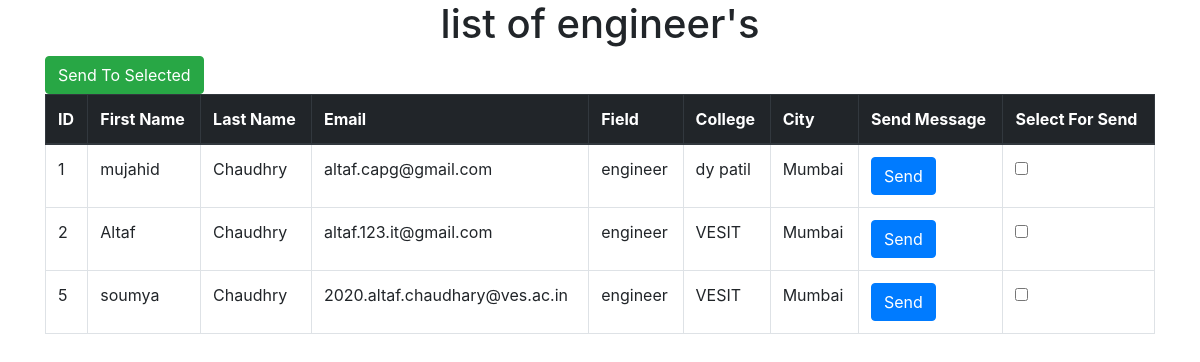
The app's page /engineer with its own data.
### studentapp/models.py (models this page shows, shortened)
class Student(models.Model):
    first_name = models.CharField(max_length=30)
    last_name = models.CharField(max_length=30)
    email = models.CharField(max_length=30)
    field = models.CharField(max_length=30)
    college = models.CharField(max_length=30)
    city = models.CharField(max_length=30)

### studentapp/views.py (the view)
# urls.py: path('engineer', views.engineer),
def engineer(request):
    record= Student.objects.filter(field="engineer")
    return render(request,'engineer.html', {'record':record})

### templates/engineer.html (shortened to what this page needs)
<!doctype html>
<html lang="en">
  <head>
    <link rel="stylesheet" href="https://cdn.jsdelivr.net/npm/bootstrap@4.1.3/dist/css/bootstrap.min.css">
  </head>
  <body>
    <h1 class="text-center">list of engineer's</h1>
    <div class="container">
        <form action="mail" method="post"> {% csrf_token %}
          <table class="table table-bordered">
            <thead class="thead-dark">
              <tr>
                <button type="button" class="btn btn-success " data-toggle="modal" data-target="#myModal">
                  Send To Selected
                </button>
              <br>
              </tr>
              <tr>
                <th>ID</th>
                <th>First Name</th>
                <th>Last Name</th>
                <th>Email</th>
                <th>Field</th>
                <th>College</th>
                <th>City</th>
                <th>Send Message</th>
                <th>Select For Send </th>
              </tr>
            </thead>
            <tbody>
                 {%for item in record%}
                <tr>
                  <td>{{item.id}}</td>
                  <td>{{item.first_name }}</td>
                  <td>{{item.last_name}}</td>
                  <td>{{item.email}}</td>
                  <td>{{item.field}}</td>
                  <td>{{item.college}}</td>
                  <td>{{item.city}}</td>
                  <td><a href="sendmail/{{item.id}}" type="button" class="btn btn-primary">Send</a></td>
                  <td>
                    <input type="checkbox" id="{{item.id}}" name="multiple" value="{{item.email}}"> </td>
                </tr>
              {% endfor %}
            </tbody>
          </table>
            </form>
          </div>
  </body>
</html>

### records on screen
Student: id "1", first_name "mujahid", last_name "Chaudhry", email "altaf.capg@gmail.com", field "engineer", college "dy patil", city "Mumbai"
Student: id "2", first_name "Altaf", last_name "Chaudhry", email "altaf.123.it@gmail.com", field "engineer", college "VESIT", city "Mumbai"
Student: id "5", first_name "soumya", last_name "Chaudhry", email "2020.altaf.chaudhary@ves.ac.in", field "engineer", college "VESIT", city "Mumbai"
